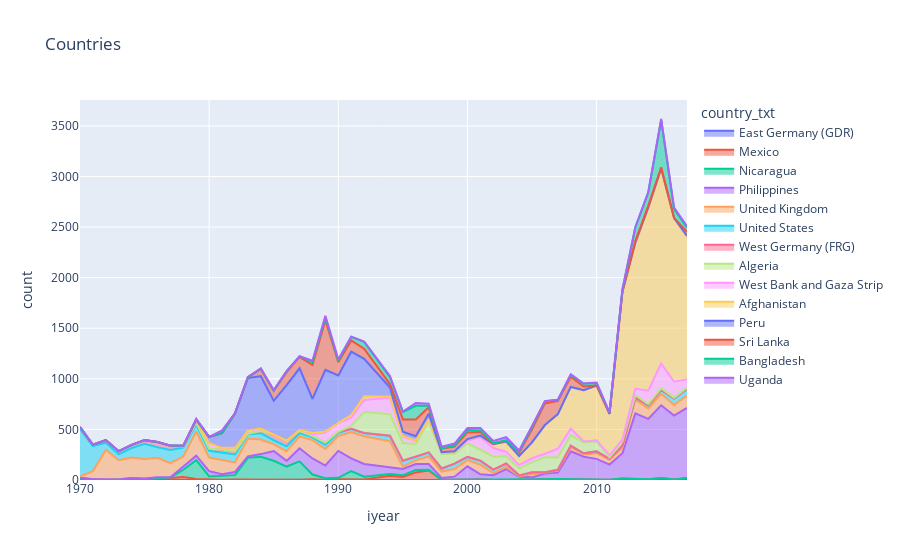
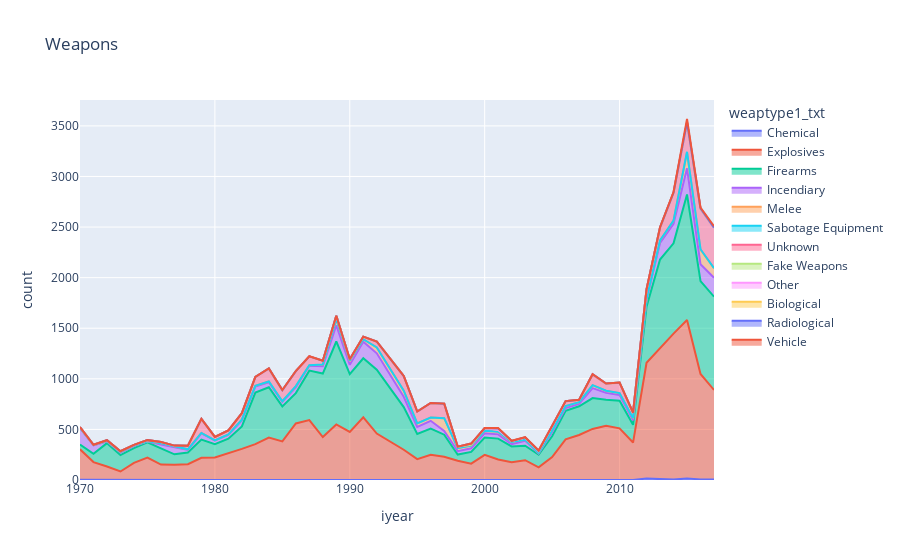

The notebook cell saved with these charts, in order:
### Markdown cell above
### 3.1.1 Line Chart - Visulize History by Country / Weapon

### Code cell
df_year_country = df.groupby(["iyear", "country_txt"]).size().reset_index(name='count')
df_year_weaptype = df.groupby(["iyear", "weaptype1_txt"]).size().reset_index(name="count")

px.area(df_year_country, x="iyear", y="count", color="country_txt", title="Countries").show()
px.area(df_year_weaptype, x="iyear", y="count", color="weaptype1_txt", title="Weapons").show()

### Figure 1 — Plotly figure (JSON) as saved in the notebook; plotly's stock layout.template omitted (floating-point values rounded to 4 significant figures)
{"data": [{"fillpattern": {"shape": ""}, "hovertemplate": "country_txt=East Germany (GDR)<br>iyear=%{x}<br>count=%{y}<extra></extra>", "legendgroup": "East Germany (GDR)", "line": {"color": "#636efa"}, "marker": {"symbol": "circle"}, "mode": "lines", "name": "East Germany (GDR)", "orientation": "v", "showlegend": true, "stackgroup": "1", "type": "scatter", "x": [1970, 1971, 1974, 1977, 1978, 1982, 1983, 1984, 1985, 1986, 1987, 1988, 1989, 1990], "xaxis": "x", "y": [12, 4, 1, 1, 1, 1, 1, 1, 4, 3, 1, 4, 1, 3], "yaxis": "y"}, {"fillpattern": {"shape": ""}, "hovertemplate": "country_txt=Mexico<br>iyear=%{x}<br>count=%{y}<extra></extra>", "legendgroup": "Mexico", "line": {"color": "#EF553B"}, "marker": {"symbol": "circle"}, "mode": "lines", "name": "Mexico", "orientation": "v", "showlegend": true, "stackgroup": "1", "type": "scatter", "x": [1970, 1972, 1973, 1974, 1975, 1976, 1977, 1978, 1979, 1980, 1981, 1982, 1983, 1984, 1985, 1986, 1987, 1988, 1989, 1990, 1991, 1992, 1994, 1995, 1996, 1997, 1998, 1999, 2000, 2001, 2003, 2004, 2005, 2006, 2007, 2008, 2009, 2010, 2011, 2012, 2013, 2014, 2015, 2016, 2017], "xaxis": "x", "y": [2, 1, 6, 16, 10, 20, 19, 28, 10, 5, 3, 3, 2, 4, 1, 2, 1, 3, 1, 5, 10, 6, 42, 29, 75, 95, 2, 1, 4, 7, 1, 1, 1, 7, 9, 8, 1, 5, 2, 16, 8, 5, 19, 5, 20], "yaxis": "y"}, {"fillpattern": {"shape": ""}, "hovertemplate": "country_txt=Nicaragua<br>iyear=%{x}<br>count=%{y}<extra></extra>", "legendgroup": "Nicaragua", "line": {"color": "#00cc96"}, "marker": {"symbol": "circle"}, "mode": "lines", "name": "Nicaragua", "orientation": "v", "showlegend": true, "stackgroup": "1", "type": "scatter", "x": [1970, 1974, 1975, 1977, 1978, 1979, 1980, 1981, 1982, 1983, 1984, 1985, 1986, 1987, 1988, 1989, 1990, 1991, 1992, 1994, 1995, 1996, 1997, 1999, 2000, 2014], "xaxis": "x", "y": [1, 1, 1, 5, 72, 186, 30, 37, 44, 216, 225, 185, 128, 182, 47, 15, 14, 79, 27, 18, 18, 24, 7, 1, 1, 2], "yaxis": "y"}, {"fillpattern": {"shape": ""}, "hovertemplate": "country_txt=Philippines<br>iyear=%{x}<br>count=%{y}<extra></extra>", "legendgroup": "Philippines", "line": {"color": "#ab63fa"}, "marker": {"symbol": "circle"}, "mode": "lines", "name": "Philippines", "orientation": "v", "showlegend": true, "stackgroup": "1", "type": "scatter", "x": [1970, 1971, 1972, 1974, 1975, 1976, 1977, 1978, 1979, 1980, 1981, 1982, 1983, 1984, 1985, 1986, 1987, 1988, 1989, 1990, 1991, 1992, 1994, 1995, 1996, 1997, 1998, 1999, 2000, 2001, 2002, 2003, 2004, 2005, 2006, 2007, 2008, 2009, 2010, 2011, 2012, 2013, 2014, 2015, 2016, 2017], "xaxis": "x", "y": [9, 3, 7, 1, 3, 6, 2, 33, 44, 53, 16, 31, 13, 26, 97, 56, 130, 159, 126, 265, 124, 125, 67, 62, 59, 55, 18, 31, 130, 50, 48, 106, 31, 25, 57, 64, 275, 229, 204, 150, 248, 651, 597, 719, 631, 692], "yaxis": "y"}, {"fillpattern": {"shape": ""}, "hovertemplate": "country_txt=United Kingdom<br>iyear=%{x}<br>count=%{y}<extra></extra>", "legendgroup": "United Kingdom", "line": {"color": "#FFA15A"}, "marker": {"symbol": "circle"}, "mode": "lines", "name": "United Kingdom", "orientation": "v", "showlegend": true, "stackgroup": "1", "type": "scatter", "x": [1970, 1971, 1972, 1973, 1974, 1975, 1976, 1977, 1978, 1979, 1980, 1981, 1982, 1983, 1984, 1985, 1986, 1987, 1988, 1989, 1990, 1991, 1992, 1994, 1995, 1996, 1997, 1998, 1999, 2000, 2001, 2002, 2003, 2004, 2005, 2006, 2007, 2008, 2009, 2010, 2011, 2012, 2013, 2014, 2015, 2016, 2017], "xaxis": "x", "y": [12, 81, 292, 189, 203, 194, 194, 140, 99, 239, 134, 140, 95, 177, 144, 66, 95, 117, 181, 163, 147, 262, 274, 255, 22, 36, 76, 63, 76, 61, 94, 21, 23, 5, 29, 6, 20, 39, 23, 57, 47, 55, 137, 103, 114, 105, 122], "yaxis": "y"}, {"fillpattern": {"shape": ""}, "hovertemplate": "country_txt=United States<br>iyear=%{x}<br>count=%{y}<extra></extra>", "legendgroup": "United States", "line": {"color": "#19d3f3"}, "marker": {"symbol": "circle"}, "mode": "lines", "name": "United States", "orientation": "v", "showlegend": true, "stackgroup": "1", "type": "scatter", "x": [1970, 1971, 1972, 1973, 1974, 1975, 1976, 1977, 1978, 1979, 1980, 1981, 1982, 1983, 1984, 1985, 1986, 1987, 1988, 1989, 1990, 1991, 1992, 1994, 1995, 1996, 1997, 1998, 1999, 2000, 2001, 2002, 2003, 2004, 2005, 2006, 2007, 2008, 2009, 2010, 2011, 2012, 2013, 2014, 2015, 2016, 2017], "xaxis": "x", "y": [468, 247, 68, 58, 94, 149, 104, 130, 87, 69, 67, 74, 78, 44, 63, 40, 49, 34, 27, 42, 32, 30, 32, 55, 60, 35, 40, 31, 53, 32, 41, 33, 33, 9, 21, 6, 8, 18, 11, 17, 10, 20, 20, 29, 38, 64, 65], "yaxis": "y"}, {"fillpattern": {"shape": ""}, "hovertemplate": "country_txt=West Germany (FRG)<br>iyear=%{x}<br>count=%{y}<extra></extra>", "legendgroup": "West Germany (FRG)", "line": {"color": "#FF6692"}, "marker": {"symbol": "circle"}, "mode": "lines", "name": "West Germany (FRG)", "orientation": "v", "showlegend": true, "stackgroup": "1", "type": "scatter", "x": [1970, 1971, 1972, 1973, 1974, 1975, 1976, 1977, 1978, 1979, 1980, 1981, 1982, 1983, 1984, 1985, 1986, 1987, 1988, 1989, 1990], "xaxis": "x", "y": [20, 13, 23, 27, 28, 34, 50, 39, 10, 17, 20, 31, 29, 5, 20, 53, 46, 19, 14, 21, 9], "yaxis": "y"}, {"fillpattern": {"shape": ""}, "hovertemplate": "country_txt=Algeria<br>iyear=%{x}<br>count=%{y}<extra></extra>", "legendgroup": "Algeria", "line": {"color": "#B6E880"}, "marker": {"symbol": "circle"}, "mode": "lines", "name": "Algeria", "orientation": "v", "showlegend": true, "stackgroup": "1", "type": "scatter", "x": [1972, 1976, 1978, 1979, 1990, 1991, 1992, 1994, 1995, 1996, 1997, 1998, 1999, 2000, 2001, 2002, 2003, 2004, 2005, 2006, 2007, 2008, 2009, 2010, 2011, 2012, 2013, 2014, 2015, 2016, 2017], "xaxis": "x", "y": [1, 1, 1, 1, 1, 29, 208, 213, 172, 128, 305, 143, 98, 133, 107, 128, 72, 67, 101, 149, 121, 104, 107, 98, 15, 41, 22, 13, 15, 9, 14], "yaxis": "y"}, {"fillpattern": {"shape": ""}, "hovertemplate": "country_txt=West Bank and Gaza Strip<br>iyear=%{x}<br>count=%{y}<extra></extra>", "legendgroup": "West Bank and Gaza Strip", "line": {"color": "#FF97FF"}, "marker": {"symbol": "circle"}, "mode": "lines", "name": "West Bank and Gaza Strip", "orientation": "v", "showlegend": true, "stackgroup": "1", "type": "scatter", "x": [1972, 1976, 1978, 1979, 1980, 1981, 1982, 1983, 1984, 1985, 1986, 1987, 1988, 1989, 1990, 1991, 1992, 1994, 1995, 1996, 1997, 1998, 1999, 2000, 2001, 2002, 2003, 2004, 2005, 2006, 2007, 2008, 2009, 2010, 2011, 2012, 2013, 2014, 2015, 2016, 2017], "xaxis": "x", "y": [1, 1, 4, 21, 55, 17, 37, 33, 26, 1, 12, 11, 18, 100, 87, 83, 119, 164, 66, 30, 22, 12, 11, 28, 123, 86, 45, 34, 38, 35, 87, 63, 10, 11, 20, 21, 64, 133, 246, 157, 83], "yaxis": "y"}, {"fillpattern": {"shape": ""}, "hovertemplate": "country_txt=Afghanistan<br>iyear=%{x}<br>count=%{y}<extra></extra>", "legendgroup": "Afghanistan", "line": {"color": "#FECB52"}, "marker": {"symbol": "circle"}, "mode": "lines", "name": "Afghanistan", "orientation": "v", "showlegend": true, "stackgroup": "1", "type": "scatter", "x": [1973, 1979, 1988, 1989, 1990, 1991, 1992, 1994, 1995, 1996, 1997, 1998, 1999, 2000, 2001, 2002, 2003, 2004, 2005, 2006, 2007, 2008, 2009, 2010, 2011, 2012, 2013, 2014, 2015, 2016, 2017], "xaxis": "x", "y": [1, 3, 11, 10, 2, 25, 36, 9, 5, 4, 1, 1, 9, 13, 14, 37, 99, 87, 155, 282, 338, 412, 503, 541, 409, 1453, 1435, 1800, 1918, 1616, 1410], "yaxis": "y"}, {"fillpattern": {"shape": ""}, "hovertemplate": "country_txt=Peru<br>iyear=%{x}<br>count=%{y}<extra></extra>", "legendgroup": "Peru", "line": {"color": "#636efa"}, "marker": {"symbol": "circle"}, "mode": "lines", "name": "Peru", "orientation": "v", "showlegend": true, "stackgroup": "1", "type": "scatter", "x": [1973, 1974, 1975, 1977, 1978, 1979, 1980, 1981, 1982, 1983, 1984, 1985, 1986, 1987, 1988, 1989, 1990, 1991, 1992, 1994, 1995, 1996, 1997, 1998, 1999, 2000, 2001, 2002, 2003, 2004, 2005, 2006, 2007, 2008, 2009, 2012, 2013, 2014, 2015, 2016, 2017], "xaxis": "x", "y": [3, 3, 2, 3, 4, 3, 61, 145, 339, 516, 517, 336, 546, 609, 338, 609, 468, 626, 370, 91, 43, 41, 55, 5, 4, 2, 3, 2, 1, 3, 2, 1, 4, 1, 4, 6, 10, 12, 10, 3, 7], "yaxis": "y"}, {"fillpattern": {"shape": ""}, "hovertemplate": "country_txt=Sri Lanka<br>iyear=%{x}<br>count=%{y}<extra></extra>", "legendgroup": "Sri Lanka", "line": {"color": "#EF553B"}, "marker": {"symbol": "circle"}, "mode": "lines", "name": "Sri Lanka", "orientation": "v", "showlegend": true, "stackgroup": "1", "type": "scatter", "x": [1975, 1979, 1981, 1982, 1983, 1984, 1985, 1986, 1987, 1988, 1989, 1990, 1991, 1992, 1994, 1995, 1996, 1997, 1998, 1999, 2000, 2001, 2002, 2003, 2004, 2005, 2006, 2007, 2008, 2009, 2010, 2012, 2013, 2014, 2015, 2016, 2017], "xaxis": "x", "y": [1, 3, 2, 1, 6, 73, 100, 129, 112, 334, 492, 131, 111, 101, 34, 122, 166, 62, 35, 46, 66, 35, 3, 9, 33, 130, 214, 132, 100, 36, 3, 4, 14, 16, 11, 1, 41], "yaxis": "y"}, {"fillpattern": {"shape": ""}, "hovertemplate": "country_txt=Bangladesh<br>iyear=%{x}<br>count=%{y}<extra></extra>", "legendgroup": "Bangladesh", "line": {"color": "#00cc96"}, "marker": {"symbol": "circle"}, "mode": "lines", "name": "Bangladesh", "orientation": "v", "showlegend": true, "stackgroup": "1", "type": "scatter", "x": [1977, 1979, 1980, 1981, 1982, 1984, 1985, 1986, 1987, 1988, 1989, 1990, 1991, 1992, 1994, 1995, 1996, 1997, 1998, 1999, 2000, 2001, 2002, 2003, 2004, 2005, 2006, 2007, 2008, 2009, 2010, 2011, 2012, 2013, 2014, 2015, 2016, 2017], "xaxis": "x", "y": [1, 1, 1, 1, 1, 1, 1, 10, 6, 29, 28, 17, 36, 68, 68, 71, 136, 15, 2, 11, 23, 15, 5, 4, 11, 22, 23, 9, 19, 27, 22, 13, 18, 137, 130, 468, 87, 41], "yaxis": "y"}, {"fillpattern": {"shape": ""}, "hovertemplate": "country_txt=Uganda<br>iyear=%{x}<br>count=%{y}<extra></extra>", "legendgroup": "Uganda", "line": {"color": "#ab63fa"}, "marker": {"symbol": "circle"}, "mode": "lines", "name": "Uganda", "orientation": "v", "showlegend": true, "stackgroup": "1", "type": "scatter", "x": [1979, 1981, 1982, 1983, 1984, 1985, 1986, 1987, 1988, 1989, 1990, 1991, 1992, 1994, 1995, 1996, 1997, 1998, 1999, 2000, 2001, 2002, 2003, 2004, 2005, 2007, 2008, 2009, 2010, 2012, 2014, 2015, 2016, 2017], "xaxis": "x", "y": [8, 24, 1, 6, 3, 5, 1, 1, 13, 15, 12, 2, 3, 13, 7, 27, 22, 18, 19, 20, 24, 24, 30, 10, 11, 1, 6, 2, 6, 4, 6, 10, 15, 13], "yaxis": "y"}], "layout": {"legend": {"title": {"text": "country_txt"}, "tracegroupgap": 0}, "title": {"text": "Countries"}, "xaxis": {"anchor": "y", "domain": [0, 1], "title": {"text": "iyear"}}, "yaxis": {"anchor": "x", "domain": [0, 1], "title": {"text": "count"}}}}

### Figure 2 — Plotly figure (JSON) as saved in the notebook; plotly's stock layout.template omitted (floating-point values rounded to 4 significant figures)
{"data": [{"fillpattern": {"shape": ""}, "hovertemplate": "weaptype1_txt=Chemical<br>iyear=%{x}<br>count=%{y}<extra></extra>", "legendgroup": "Chemical", "line": {"color": "#636efa"}, "marker": {"symbol": "circle"}, "mode": "lines", "name": "Chemical", "orientation": "v", "showlegend": true, "stackgroup": "1", "type": "scatter", "x": [1970, 1971, 1973, 1974, 1975, 1976, 1977, 1978, 1979, 1980, 1984, 1986, 1987, 1988, 1989, 1990, 1991, 1992, 1994, 1995, 1997, 1998, 1999, 2000, 2002, 2004, 2008, 2009, 2010, 2011, 2012, 2013, 2014, 2015, 2016, 2017], "xaxis": "x", "y": [2, 1, 1, 4, 3, 2, 1, 1, 1, 1, 2, 1, 2, 1, 1, 1, 2, 1, 1, 1, 1, 2, 1, 4, 2, 1, 1, 4, 6, 1, 14, 7, 4, 15, 6, 5], "yaxis": "y"}, {"fillpattern": {"shape": ""}, "hovertemplate": "weaptype1_txt=Explosives<br>iyear=%{x}<br>count=%{y}<extra></extra>", "legendgroup": "Explosives", "line": {"color": "#EF553B"}, "marker": {"symbol": "circle"}, "mode": "lines", "name": "Explosives", "orientation": "v", "showlegend": true, "stackgroup": "1", "type": "scatter", "x": [1970, 1971, 1972, 1973, 1974, 1975, 1976, 1977, 1978, 1979, 1980, 1981, 1982, 1983, 1984, 1985, 1986, 1987, 1988, 1989, 1990, 1991, 1992, 1994, 1995, 1996, 1997, 1998, 1999, 2000, 2001, 2002, 2003, 2004, 2005, 2006, 2007, 2008, 2009, 2010, 2011, 2012, 2013, 2014, 2015, 2016, 2017], "xaxis": "x", "y": [301, 176, 134, 83, 166, 218, 151, 149, 155, 218, 222, 262, 308, 355, 417, 381, 558, 590, 424, 548, 474, 617, 458, 298, 205, 249, 229, 189, 161, 245, 203, 173, 196, 124, 226, 402, 445, 504, 532, 505, 369, 1145, 1301, 1443, 1567, 1042, 885], "yaxis": "y"}, {"fillpattern": {"shape": ""}, "hovertemplate": "weaptype1_txt=Firearms<br>iyear=%{x}<br>count=%{y}<extra></extra>", "legendgroup": "Firearms", "line": {"color": "#00cc96"}, "marker": {"symbol": "circle"}, "mode": "lines", "name": "Firearms", "orientation": "v", "showlegend": true, "stackgroup": "1", "type": "scatter", "x": [1970, 1971, 1972, 1973, 1974, 1975, 1976, 1977, 1978, 1979, 1980, 1981, 1982, 1983, 1984, 1985, 1986, 1987, 1988, 1989, 1990, 1991, 1992, 1994, 1995, 1996, 1997, 1998, 1999, 2000, 2001, 2002, 2003, 2004, 2005, 2006, 2007, 2008, 2009, 2010, 2011, 2012, 2013, 2014, 2015, 2016, 2017], "xaxis": "x", "y": [48, 82, 230, 162, 145, 152, 159, 104, 115, 180, 130, 146, 221, 509, 498, 346, 300, 489, 627, 820, 571, 584, 631, 422, 249, 260, 218, 60, 116, 170, 206, 157, 143, 125, 206, 281, 284, 305, 258, 272, 175, 554, 871, 892, 1240, 918, 922], "yaxis": "y"}, {"fillpattern": {"shape": ""}, "hovertemplate": "weaptype1_txt=Incendiary<br>iyear=%{x}<br>count=%{y}<extra></extra>", "legendgroup": "Incendiary", "line": {"color": "#ab63fa"}, "marker": {"symbol": "circle"}, "mode": "lines", "name": "Incendiary", "orientation": "v", "showlegend": true, "stackgroup": "1", "type": "scatter", "x": [1970, 1971, 1972, 1973, 1974, 1975, 1976, 1977, 1978, 1979, 1980, 1981, 1982, 1983, 1984, 1985, 1986, 1987, 1988, 1989, 1990, 1991, 1992, 1994, 1995, 1996, 1997, 1998, 1999, 2000, 2001, 2002, 2003, 2004, 2005, 2006, 2007, 2008, 2009, 2010, 2011, 2012, 2013, 2014, 2015, 2016, 2017], "xaxis": "x", "y": [162, 84, 17, 25, 20, 8, 39, 74, 27, 63, 38, 38, 60, 59, 49, 44, 56, 49, 72, 160, 92, 164, 162, 102, 70, 76, 36, 34, 36, 42, 42, 21, 48, 13, 40, 28, 23, 98, 67, 56, 45, 65, 164, 193, 259, 166, 187], "yaxis": "y"}, {"fillpattern": {"shape": ""}, "hovertemplate": "weaptype1_txt=Melee<br>iyear=%{x}<br>count=%{y}<extra></extra>", "legendgroup": "Melee", "line": {"color": "#FFA15A"}, "marker": {"symbol": "circle"}, "mode": "lines", "name": "Melee", "orientation": "v", "showlegend": true, "stackgroup": "1", "type": "scatter", "x": [1970, 1971, 1972, 1973, 1974, 1975, 1976, 1977, 1978, 1979, 1981, 1982, 1983, 1984, 1985, 1986, 1987, 1988, 1989, 1990, 1991, 1992, 1994, 1995, 1996, 1997, 1998, 1999, 2000, 2001, 2002, 2003, 2004, 2005, 2006, 2007, 2008, 2009, 2010, 2011, 2012, 2013, 2014, 2015, 2016, 2017], "xaxis": "x", "y": [2, 2, 5, 6, 5, 2, 13, 2, 5, 3, 2, 7, 8, 7, 7, 11, 3, 14, 59, 39, 24, 58, 60, 34, 32, 127, 29, 26, 26, 25, 23, 10, 5, 18, 20, 17, 29, 21, 20, 17, 10, 23, 31, 158, 145, 94], "yaxis": "y"}, {"fillpattern": {"shape": ""}, "hovertemplate": "weaptype1_txt=Sabotage Equipment<br>iyear=%{x}<br>count=%{y}<extra></extra>", "legendgroup": "Sabotage Equipment", "line": {"color": "#19d3f3"}, "marker": {"symbol": "circle"}, "mode": "lines", "name": "Sabotage Equipment", "orientation": "v", "showlegend": true, "stackgroup": "1", "type": "scatter", "x": [1970, 1981, 1982, 1984, 1986, 1987, 1988, 1989, 1990, 1992, 1995, 1999, 2001, 2007, 2008, 2009, 2011, 2013, 2015, 2016], "xaxis": "x", "y": [1, 2, 1, 1, 2, 2, 3, 1, 4, 1, 1, 1, 2, 1, 1, 1, 4, 1, 5, 4], "yaxis": "y"}, {"fillpattern": {"shape": ""}, "hovertemplate": "weaptype1_txt=Unknown<br>iyear=%{x}<br>count=%{y}<extra></extra>", "legendgroup": "Unknown", "line": {"color": "#FF6692"}, "marker": {"symbol": "circle"}, "mode": "lines", "name": "Unknown", "orientation": "v", "showlegend": true, "stackgroup": "1", "type": "scatter", "x": [1970, 1971, 1972, 1973, 1974, 1975, 1976, 1977, 1978, 1979, 1980, 1981, 1982, 1983, 1984, 1985, 1986, 1987, 1988, 1989, 1990, 1991, 1992, 1994, 1995, 1996, 1997, 1998, 1999, 2000, 2001, 2002, 2003, 2004, 2005, 2006, 2007, 2008, 2009, 2010, 2011, 2012, 2013, 2014, 2015, 2016, 2017], "xaxis": "x", "y": [8, 3, 6, 7, 6, 11, 12, 10, 36, 138, 34, 39, 62, 88, 124, 109, 148, 87, 37, 34, 12, 25, 57, 144, 116, 144, 143, 15, 6, 26, 19, 10, 22, 21, 44, 47, 21, 104, 68, 102, 54, 96, 125, 277, 291, 400, 401], "yaxis": "y"}, {"fillpattern": {"shape": ""}, "hovertemplate": "weaptype1_txt=Fake Weapons<br>iyear=%{x}<br>count=%{y}<extra></extra>", "legendgroup": "Fake Weapons", "line": {"color": "#B6E880"}, "marker": {"symbol": "circle"}, "mode": "lines", "name": "Fake Weapons", "orientation": "v", "showlegend": true, "stackgroup": "1", "type": "scatter", "x": [1972, 1974, 1998, 2003, 2008, 2010], "xaxis": "x", "y": [1, 1, 1, 1, 1, 1], "yaxis": "y"}, {"fillpattern": {"shape": ""}, "hovertemplate": "weaptype1_txt=Other<br>iyear=%{x}<br>count=%{y}<extra></extra>", "legendgroup": "Other", "line": {"color": "#FF97FF"}, "marker": {"symbol": "circle"}, "mode": "lines", "name": "Other", "orientation": "v", "showlegend": true, "stackgroup": "1", "type": "scatter", "x": [1979, 1980, 1982, 1984, 1991, 1995, 1999, 2007, 2008, 2009, 2011, 2013, 2015, 2016, 2017], "xaxis": "x", "y": [2, 1, 1, 1, 1, 1, 13, 2, 2, 2, 1, 2, 2, 3, 1], "yaxis": "y"}, {"fillpattern": {"shape": ""}, "hovertemplate": "weaptype1_txt=Biological<br>iyear=%{x}<br>count=%{y}<extra></extra>", "legendgroup": "Biological", "line": {"color": "#FECB52"}, "marker": {"symbol": "circle"}, "mode": "lines", "name": "Biological", "orientation": "v", "showlegend": true, "stackgroup": "1", "type": "scatter", "x": [1981, 1984, 2001, 2003, 2004, 2005, 2010, 2013], "xaxis": "x", "y": [1, 4, 12, 2, 1, 1, 1, 3], "yaxis": "y"}, {"fillpattern": {"shape": ""}, "hovertemplate": "weaptype1_txt=Radiological<br>iyear=%{x}<br>count=%{y}<extra></extra>", "legendgroup": "Radiological", "line": {"color": "#636efa"}, "marker": {"symbol": "circle"}, "mode": "lines", "name": "Radiological", "orientation": "v", "showlegend": true, "stackgroup": "1", "type": "scatter", "x": [1985], "xaxis": "x", "y": [1], "yaxis": "y"}, {"fillpattern": {"shape": ""}, "hovertemplate": "weaptype1_txt=Vehicle<br>iyear=%{x}<br>count=%{y}<extra></extra>", "legendgroup": "Vehicle", "line": {"color": "#EF553B"}, "marker": {"symbol": "circle"}, "mode": "lines", "name": "Vehicle", "orientation": "v", "showlegend": true, "stackgroup": "1", "type": "scatter", "x": [1985, 1986, 1987, 1992, 1994, 1997, 2001, 2002, 2003, 2004, 2006, 2010, 2012, 2013, 2014, 2015, 2016, 2017], "xaxis": "x", "y": [1, 1, 1, 1, 2, 1, 4, 1, 1, 1, 2, 1, 2, 1, 6, 31, 9, 13], "yaxis": "y"}], "layout": {"legend": {"title": {"text": "weaptype1_txt"}, "tracegroupgap": 0}, "title": {"text": "Weapons"}, "xaxis": {"anchor": "y", "domain": [0, 1], "title": {"text": "iyear"}}, "yaxis": {"anchor": "x", "domain": [0, 1], "title": {"text": "count"}}}}
